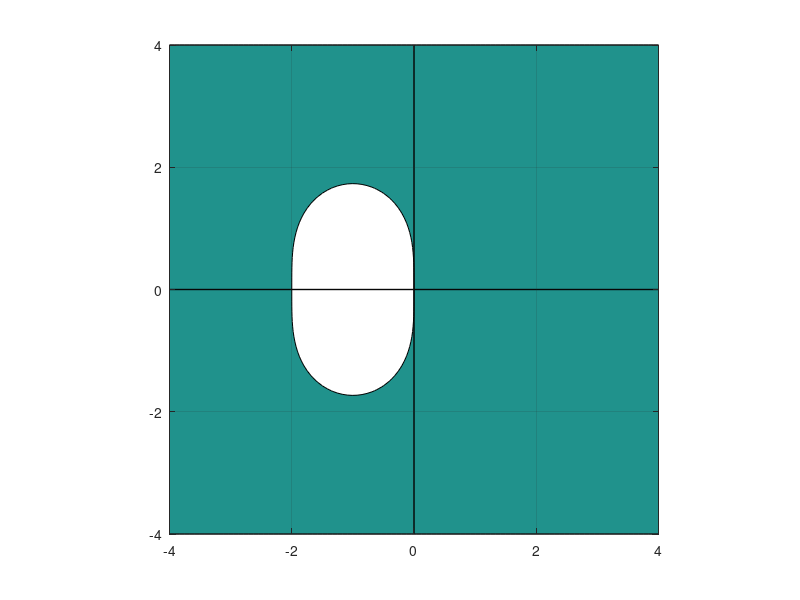

The MATLAB script that drew this image:
% Plot the stabilty domain for a given stability function.
% Domain: [−a, a, −b, b]
a = 4; b = 4;
[x, y] = meshgrid(linspace(-a, a), linspace(-b, b));
z = x + i*y;
% Stability function.
R = abs(1 + z + z.^2/2);
% Make the plot.
contourf(x, y, R, [1 1], 'k')
axis equal, axis([-a a -b b]), grid on
hold on
plot([-a, a], [0, 0], 'k', 'LineWidth', 1);
plot([0, 0], [-a, a], 'k', 'LineWidth', 1);